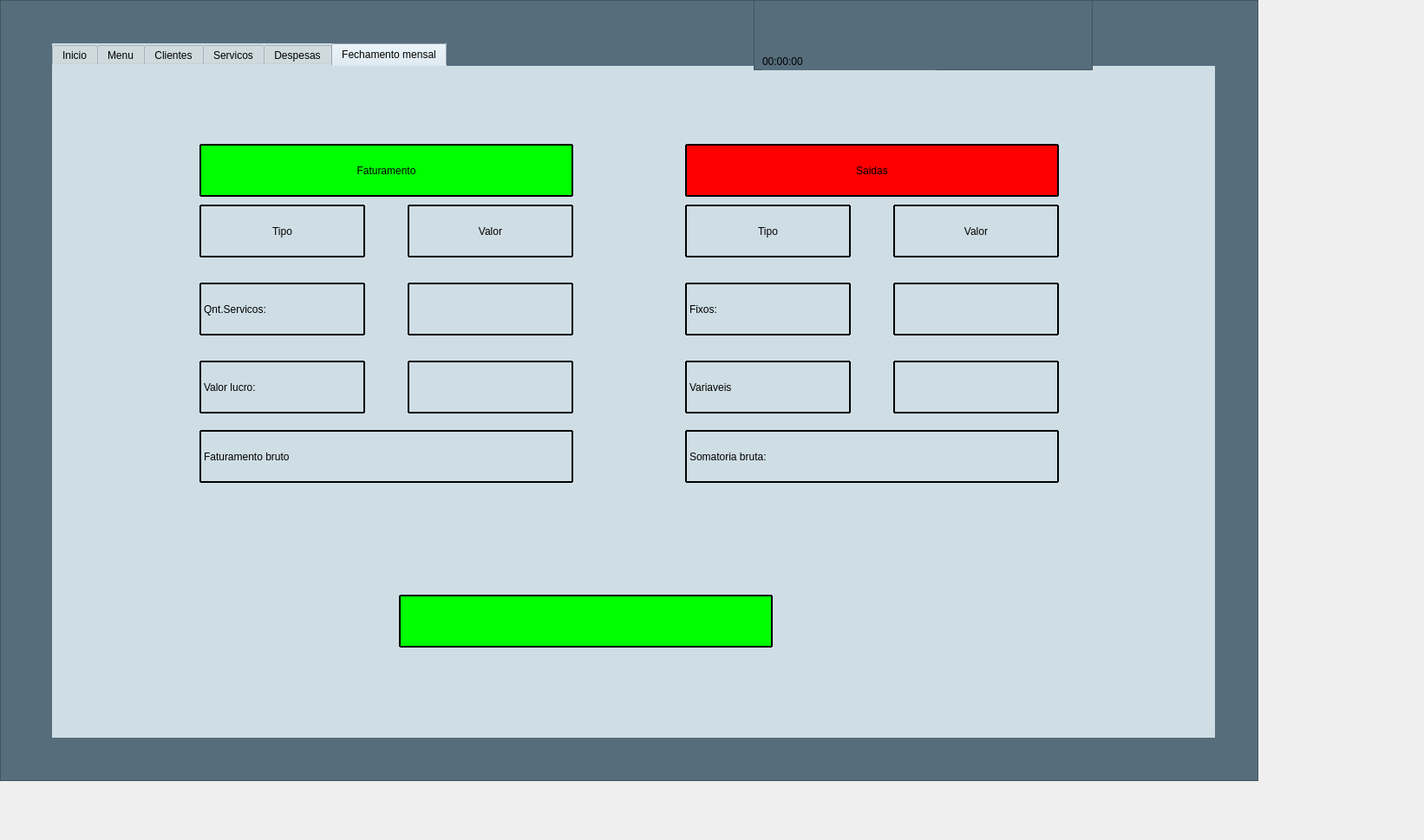
<?xml version="1.0" encoding="UTF-8"?>
<ui version="4.0">
 <class>MainWindow</class>
 <widget class="QMainWindow" name="MainWindow">
  <property name="geometry">
   <rect>
    <x>0</x>
    <y>0</y>
    <width>1642</width>
    <height>969</height>
   </rect>
  </property>
  <property name="windowTitle">
   <string>MainWindow</string>
  </property>
  <property name="styleSheet">
   <string notr="true"/>
  </property>
  <widget class="QWidget" name="centralwidget">
   <property name="styleSheet">
    <string notr="true">QPushButton {
    background-color: #3498db;
    border-radius: 10px;
    color: white;
    padding: 10px 20px;
    font-size: 18px;
    text-align: center;
    text-decoration: none;
    display: inline-block;
    margin: 4px 2px;
    cursor: pointer;
}

QPushButton:hover {
    background-color: #3cb0fd;
}</string>
   </property>
   <widget class="QFrame" name="frame">
    <property name="geometry">
     <rect>
      <x>0</x>
      <y>0</y>
      <width>1451</width>
      <height>901</height>
     </rect>
    </property>
    <property name="styleSheet">
     <string notr="true">
background-color: rgba(86,109,124,255);</string>
    </property>
    <property name="frameShape">
     <enum>QFrame::StyledPanel</enum>
    </property>
    <property name="frameShadow">
     <enum>QFrame::Raised</enum>
    </property>
    <widget class="QTabWidget" name="tabWidget">
     <property name="geometry">
      <rect>
       <x>60</x>
       <y>50</y>
       <width>1341</width>
       <height>801</height>
      </rect>
     </property>
     <property name="styleSheet">
      <string notr="true">font: 19pt &quot;MS Sans Serif&quot;;
background-color: rgba(207,222,229,255);
border-radius: 1px;
border-width:2px;</string>
     </property>
     <property name="currentIndex">
      <number>5</number>
     </property>
     <widget class="QWidget" name="tab_13">
      <attribute name="title">
       <string>Inicio</string>
      </attribute>
      <widget class="QLabel" name="label_8">
       <property name="geometry">
        <rect>
         <x>0</x>
         <y>0</y>
         <width>1341</width>
         <height>761</height>
        </rect>
       </property>
       <property name="whatsThis">
        <string>&lt;html&gt;&lt;head/&gt;&lt;body&gt;&lt;p align=&quot;center&quot;&gt;dssdf&lt;/p&gt;&lt;/body&gt;&lt;/html&gt;</string>
       </property>
       <property name="styleSheet">
        <string notr="true">background-color: #3498db;

</string>
       </property>
       <property name="text">
        <string>&lt;html&gt;&lt;head/&gt;&lt;body&gt;&lt;p align=&quot;center&quot;&gt;&lt;span style=&quot; font-size:48pt; font-weight:600; color:#ffffff;&quot;&gt;PYTSHOP&lt;/span&gt;&lt;/p&gt;&lt;p align=&quot;center&quot;&gt;&lt;span style=&quot; font-size:24pt; color:#ffffff;&quot;&gt;Sistema de gerenciamento&lt;/span&gt;&lt;/p&gt;&lt;p align=&quot;center&quot;&gt;&lt;span style=&quot; font-size:24pt; color:#ffffff;&quot;&gt;PETSHOP&lt;/span&gt;&lt;/p&gt;&lt;p align=&quot;center&quot;&gt;&lt;br/&gt;&lt;/p&gt;&lt;/body&gt;&lt;/html&gt;</string>
       </property>
      </widget>
     </widget>
     <widget class="QWidget" name="tab_2">
      <attribute name="title">
       <string>Menu</string>
      </attribute>
      <widget class="QTableWidget" name="tableWidget">
       <property name="geometry">
        <rect>
         <x>730</x>
         <y>50</y>
         <width>611</width>
         <height>221</height>
        </rect>
       </property>
       <property name="styleSheet">
        <string notr="true">QTableView {
    background-color: #3498db;
}

QTableView::item {
    background-color: #3498db;
    color: white;
}</string>
       </property>
       <attribute name="horizontalHeaderDefaultSectionSize">
        <number>130</number>
       </attribute>
       <attribute name="horizontalHeaderShowSortIndicator" stdset="0">
        <bool>false</bool>
       </attribute>
       <attribute name="horizontalHeaderStretchLastSection">
        <bool>true</bool>
       </attribute>
       <column>
        <property name="text">
         <string>id</string>
        </property>
       </column>
       <column>
        <property name="text">
         <string>nome</string>
        </property>
       </column>
       <column>
        <property name="text">
         <string>data</string>
        </property>
       </column>
       <column>
        <property name="text">
         <string>hora</string>
        </property>
       </column>
      </widget>
      <widget class="QLabel" name="label_18">
       <property name="geometry">
        <rect>
         <x>-10</x>
         <y>0</y>
         <width>1351</width>
         <height>51</height>
        </rect>
       </property>
       <property name="whatsThis">
        <string>&lt;html&gt;&lt;head/&gt;&lt;body&gt;&lt;p align=&quot;center&quot;&gt;dssdf&lt;/p&gt;&lt;/body&gt;&lt;/html&gt;</string>
       </property>
       <property name="styleSheet">
        <string notr="true">background-color: #3498db;
</string>
       </property>
       <property name="text">
        <string>&lt;html&gt;&lt;head/&gt;&lt;body&gt;&lt;p align=&quot;center&quot;&gt;&lt;span style=&quot; font-size:48pt; font-weight:600; color:#ffffff;&quot;&gt;PYTSHOP&lt;/span&gt;&lt;/p&gt;&lt;p align=&quot;center&quot;&gt;&lt;span style=&quot; font-size:24pt; color:#ffffff;&quot;&gt;Sistema de gerenciamento&lt;/span&gt;&lt;/p&gt;&lt;p align=&quot;center&quot;&gt;&lt;span style=&quot; font-size:24pt; color:#ffffff;&quot;&gt;PETSHOP&lt;/span&gt;&lt;/p&gt;&lt;p align=&quot;center&quot;&gt;&lt;br/&gt;&lt;/p&gt;&lt;/body&gt;&lt;/html&gt;</string>
       </property>
      </widget>
      <widget class="QPushButton" name="btnPesquisar_2">
       <property name="geometry">
        <rect>
         <x>730</x>
         <y>270</y>
         <width>161</width>
         <height>51</height>
        </rect>
       </property>
       <property name="styleSheet">
        <string notr="true">QPushButton {
    background-color: #3498db;
    border-radius: 10px;
    color: white;
    padding: 10px 20px;
    font-size: 18px;
    text-align: center;
    text-decoration: none;
    display: inline-block;
    margin: 4px 2px;
    cursor: pointer;
}

QPushButton:hover {
    background-color: #3cb0fd;
}</string>
       </property>
       <property name="text">
        <string>concluido</string>
       </property>
      </widget>
      <widget class="QPushButton" name="btnAtualizar_3">
       <property name="geometry">
        <rect>
         <x>900</x>
         <y>270</y>
         <width>161</width>
         <height>51</height>
        </rect>
       </property>
       <property name="styleSheet">
        <string notr="true">QPushButton {
    background-color: #3498db;
    border-radius: 10px;
    color: white;
    padding: 10px 20px;
    font-size: 18px;
    text-align: center;
    text-decoration: none;
    display: inline-block;
    margin: 4px 2px;
    cursor: pointer;
}

QPushButton:hover {
    background-color: #3cb0fd;
}</string>
       </property>
       <property name="text">
        <string>Atualizar</string>
       </property>
      </widget>
      <widget class="QFrame" name="frame_4">
       <property name="geometry">
        <rect>
         <x>60</x>
         <y>100</y>
         <width>511</width>
         <height>431</height>
        </rect>
       </property>
       <property name="styleSheet">
        <string notr="true">QFrame{
background-color: rgb(255, 255, 255);
border-radius:20px;
border: 2px solid #000000;
}</string>
       </property>
       <property name="frameShape">
        <enum>QFrame::StyledPanel</enum>
       </property>
       <property name="frameShadow">
        <enum>QFrame::Raised</enum>
       </property>
       <layout class="QVBoxLayout" name="verticalLayout_6" stretch="1,5">
        <item>
         <widget class="QLabel" name="label_6">
          <property name="styleSheet">
           <string notr="true">QLabel{

border: none;
}</string>
          </property>
          <property name="text">
           <string>Grafico de vendas(Mensal) em R$</string>
          </property>
          <property name="alignment">
           <set>Qt::AlignCenter</set>
          </property>
         </widget>
        </item>
        <item>
         <layout class="QVBoxLayout" name="grafica_um"/>
        </item>
       </layout>
      </widget>
      <widget class="QLabel" name="label_2">
       <property name="geometry">
        <rect>
         <x>30</x>
         <y>60</y>
         <width>591</width>
         <height>31</height>
        </rect>
       </property>
       <property name="text">
        <string>O grafico será atualido quando o programa reiniciar</string>
       </property>
      </widget>
     </widget>
     <widget class="QWidget" name="tab_10">
      <attribute name="title">
       <string>Clientes</string>
      </attribute>
      <widget class="QTableWidget" name="tabelaClientes">
       <property name="geometry">
        <rect>
         <x>0</x>
         <y>20</y>
         <width>1331</width>
         <height>521</height>
        </rect>
       </property>
       <property name="contextMenuPolicy">
        <enum>Qt::CustomContextMenu</enum>
       </property>
       <property name="styleSheet">
        <string notr="true">QTableView {
    background-color: #3498db;
}

QTableView::item {
    background-color: #3498db;
    color: white;
}</string>
       </property>
       <attribute name="horizontalHeaderDefaultSectionSize">
        <number>140</number>
       </attribute>
       <attribute name="horizontalHeaderStretchLastSection">
        <bool>true</bool>
       </attribute>
       <attribute name="verticalHeaderDefaultSectionSize">
        <number>30</number>
       </attribute>
       <column>
        <property name="text">
         <string>Id</string>
        </property>
        <property name="textAlignment">
         <set>AlignLeading|AlignVCenter</set>
        </property>
       </column>
       <column>
        <property name="text">
         <string>nome</string>
        </property>
       </column>
       <column>
        <property name="text">
         <string>tipodopet</string>
        </property>
       </column>
       <column>
        <property name="text">
         <string>wats</string>
        </property>
       </column>
       <column>
        <property name="text">
         <string>nome</string>
        </property>
       </column>
       <column>
        <property name="text">
         <string>cpf</string>
        </property>
       </column>
       <column>
        <property name="text">
         <string>UF</string>
        </property>
       </column>
       <column>
        <property name="text">
         <string>endereco</string>
        </property>
       </column>
       <column>
        <property name="text">
         <string>numero</string>
        </property>
       </column>
       <column>
        <property name="text">
         <string>sobrenome</string>
        </property>
       </column>
      </widget>
      <widget class="QFrame" name="frame_6">
       <property name="geometry">
        <rect>
         <x>40</x>
         <y>690</y>
         <width>1211</width>
         <height>66</height>
        </rect>
       </property>
       <property name="frameShape">
        <enum>QFrame::StyledPanel</enum>
       </property>
       <property name="frameShadow">
        <enum>QFrame::Raised</enum>
       </property>
       <layout class="QHBoxLayout" name="horizontalLayout_5">
        <item>
         <widget class="QPushButton" name="btnDeleteClientes">
          <property name="styleSheet">
           <string notr="true">QPushButton {
    background-color: #3498db;
    border-radius: 10px;
    color: white;
    padding: 10px 20px;
    font-size: 18px;
    text-align: center;
    text-decoration: none;
    display: inline-block;
    margin: 4px 2px;
    cursor: pointer;
}

QPushButton:hover {
    background-color: #3cb0fd;
}</string>
          </property>
          <property name="text">
           <string>Deletar</string>
          </property>
         </widget>
        </item>
        <item>
         <widget class="QPushButton" name="btnGerarExelClientes">
          <property name="styleSheet">
           <string notr="true">QPushButton {
    background-color: #3498db;
    border-radius: 10px;
    color: white;
    padding: 10px 20px;
    font-size: 18px;
    text-align: center;
    text-decoration: none;
    display: inline-block;
    margin: 4px 2px;
    cursor: pointer;
}

QPushButton:hover {
    background-color: #3cb0fd;
}</string>
          </property>
          <property name="text">
           <string>Gerar Exel</string>
          </property>
         </widget>
        </item>
        <item>
         <widget class="QPushButton" name="btnInserirClientes">
          <property name="styleSheet">
           <string notr="true">QPushButton {
    background-color: #3498db;
    border-radius: 10px;
    color: white;
    padding: 10px 20px;
    font-size: 18px;
    text-align: center;
    text-decoration: none;
    display: inline-block;
    margin: 4px 2px;
    cursor: pointer;
}

QPushButton:hover {
    background-color: #3cb0fd;
}</string>
          </property>
          <property name="text">
           <string>Inserir</string>
          </property>
         </widget>
        </item>
        <item>
         <widget class="QPushButton" name="btnLimparClientes">
          <property name="styleSheet">
           <string notr="true">QPushButton {
    background-color: #3498db;
    border-radius: 10px;
    color: white;
    padding: 10px 20px;
    font-size: 18px;
    text-align: center;
    text-decoration: none;
    display: inline-block;
    margin: 4px 2px;
    cursor: pointer;
}

QPushButton:hover {
    background-color: #3cb0fd;
}</string>
          </property>
          <property name="text">
           <string>Limpar</string>
          </property>
         </widget>
        </item>
        <item>
         <widget class="QPushButton" name="btnEditarClientes">
          <property name="styleSheet">
           <string notr="true">QPushButton {
    background-color: #3498db;
    border-radius: 10px;
    color: white;
    padding: 10px 20px;
    font-size: 18px;
    text-align: center;
    text-decoration: none;
    display: inline-block;
    margin: 4px 2px;
    cursor: pointer;
}

QPushButton:hover {
    background-color: #3cb0fd;
}</string>
          </property>
          <property name="text">
           <string>Editar</string>
          </property>
         </widget>
        </item>
       </layout>
      </widget>
      <widget class="QPushButton" name="btnPesquisarClientes">
       <property name="geometry">
        <rect>
         <x>940</x>
         <y>600</y>
         <width>161</width>
         <height>51</height>
        </rect>
       </property>
       <property name="styleSheet">
        <string notr="true">QPushButton {
    background-color: #3498db;
    border-radius: 10px;
    color: white;
    padding: 10px 20px;
    font-size: 18px;
    text-align: center;
    text-decoration: none;
    display: inline-block;
    margin: 4px 2px;
    cursor: pointer;
}

QPushButton:hover {
    background-color: #3cb0fd;
}</string>
       </property>
       <property name="text">
        <string>Pesquisar</string>
       </property>
      </widget>
      <widget class="QLineEdit" name="inputPesquisaClientes">
       <property name="geometry">
        <rect>
         <x>200</x>
         <y>600</y>
         <width>691</width>
         <height>51</height>
        </rect>
       </property>
       <property name="styleSheet">
        <string notr="true">border-radius: 15px;
border-style: outset;
border-width:2px;

    background-color: #fff;
</string>
       </property>
      </widget>
      <widget class="QPushButton" name="btnTodosClientes">
       <property name="geometry">
        <rect>
         <x>1120</x>
         <y>600</y>
         <width>161</width>
         <height>51</height>
        </rect>
       </property>
       <property name="styleSheet">
        <string notr="true">QPushButton {
    background-color: #3498db;
    border-radius: 10px;
    color: white;
    padding: 10px 20px;
    font-size: 18px;
    text-align: center;
    text-decoration: none;
    display: inline-block;
    margin: 4px 2px;
    cursor: pointer;
}

QPushButton:hover {
    background-color: #3cb0fd;
}</string>
       </property>
       <property name="text">
        <string>Todos</string>
       </property>
      </widget>
     </widget>
     <widget class="QWidget" name="tab_11">
      <attribute name="title">
       <string>Servicos</string>
      </attribute>
      <widget class="QLineEdit" name="inputPesquisaServicos">
       <property name="geometry">
        <rect>
         <x>200</x>
         <y>600</y>
         <width>691</width>
         <height>51</height>
        </rect>
       </property>
       <property name="styleSheet">
        <string notr="true">border-radius: 15px;
border-style: outset;
border-width:2px;
    background-color: #fff;
</string>
       </property>
      </widget>
      <widget class="QFrame" name="frame_7">
       <property name="geometry">
        <rect>
         <x>40</x>
         <y>690</y>
         <width>1211</width>
         <height>66</height>
        </rect>
       </property>
       <property name="frameShape">
        <enum>QFrame::StyledPanel</enum>
       </property>
       <property name="frameShadow">
        <enum>QFrame::Raised</enum>
       </property>
       <layout class="QHBoxLayout" name="horizontalLayout_6">
        <item>
         <widget class="QPushButton" name="btnDeleteServicos">
          <property name="styleSheet">
           <string notr="true">QPushButton {
    background-color: #3498db;
    border-radius: 10px;
    color: white;
    padding: 10px 20px;
    font-size: 18px;
    text-align: center;
    text-decoration: none;
    display: inline-block;
    margin: 4px 2px;
    cursor: pointer;
}

QPushButton:hover {
    background-color: #3cb0fd;
}</string>
          </property>
          <property name="text">
           <string>Deletar</string>
          </property>
         </widget>
        </item>
        <item>
         <widget class="QPushButton" name="btnGerarExelServicos">
          <property name="styleSheet">
           <string notr="true">QPushButton {
    background-color: #3498db;
    border-radius: 10px;
    color: white;
    padding: 10px 20px;
    font-size: 18px;
    text-align: center;
    text-decoration: none;
    display: inline-block;
    margin: 4px 2px;
    cursor: pointer;
}

QPushButton:hover {
    background-color: #3cb0fd;
}</string>
          </property>
          <property name="text">
           <string>Gerar Exel</string>
          </property>
         </widget>
        </item>
        <item>
         <widget class="QPushButton" name="btnInserirServicos">
          <property name="styleSheet">
           <string notr="true">QPushButton {
    background-color: #3498db;
    border-radius: 10px;
    color: white;
    padding: 10px 20px;
    font-size: 18px;
    text-align: center;
    text-decoration: none;
    display: inline-block;
    margin: 4px 2px;
    cursor: pointer;
}

QPushButton:hover {
    background-color: #3cb0fd;
}</string>
          </property>
          <property name="text">
           <string>Inserir</string>
          </property>
         </widget>
        </item>
        <item>
         <widget class="QPushButton" name="btnLimparServicos">
          <property name="styleSheet">
           <string notr="true">QPushButton {
    background-color: #3498db;
    border-radius: 10px;
    color: white;
    padding: 10px 20px;
    font-size: 18px;
    text-align: center;
    text-decoration: none;
    display: inline-block;
    margin: 4px 2px;
    cursor: pointer;
}

QPushButton:hover {
    background-color: #3cb0fd;
}</string>
          </property>
          <property name="text">
           <string>Limpar</string>
          </property>
         </widget>
        </item>
        <item>
         <widget class="QPushButton" name="btnEditarServicos">
          <property name="styleSheet">
           <string notr="true">QPushButton {
    background-color: #3498db;
    border-radius: 10px;
    color: white;
    padding: 10px 20px;
    font-size: 18px;
    text-align: center;
    text-decoration: none;
    display: inline-block;
    margin: 4px 2px;
    cursor: pointer;
}

QPushButton:hover {
    background-color: #3cb0fd;
}</string>
          </property>
          <property name="text">
           <string>Editar</string>
          </property>
         </widget>
        </item>
       </layout>
      </widget>
      <widget class="QPushButton" name="btnPesquisarServicos">
       <property name="geometry">
        <rect>
         <x>940</x>
         <y>600</y>
         <width>161</width>
         <height>51</height>
        </rect>
       </property>
       <property name="styleSheet">
        <string notr="true">QPushButton {
    background-color: #3498db;
    border-radius: 10px;
    color: white;
    padding: 10px 20px;
    font-size: 18px;
    text-align: center;
    text-decoration: none;
    display: inline-block;
    margin: 4px 2px;
    cursor: pointer;
}

QPushButton:hover {
    background-color: #3cb0fd;
}</string>
       </property>
       <property name="text">
        <string>Pesquisar</string>
       </property>
      </widget>
      <widget class="QTableWidget" name="tabelaServicos">
       <property name="geometry">
        <rect>
         <x>10</x>
         <y>20</y>
         <width>1331</width>
         <height>521</height>
        </rect>
       </property>
       <property name="contextMenuPolicy">
        <enum>Qt::CustomContextMenu</enum>
       </property>
       <property name="styleSheet">
        <string notr="true">QTableView {
    background-color: #3498db;
}

QTableView::item {
    background-color: #3498db;
    color: white;
}</string>
       </property>
       <property name="showGrid">
        <bool>true</bool>
       </property>
       <property name="sortingEnabled">
        <bool>false</bool>
       </property>
       <property name="wordWrap">
        <bool>true</bool>
       </property>
       <attribute name="horizontalHeaderDefaultSectionSize">
        <number>150</number>
       </attribute>
       <attribute name="horizontalHeaderShowSortIndicator" stdset="0">
        <bool>false</bool>
       </attribute>
       <attribute name="horizontalHeaderStretchLastSection">
        <bool>true</bool>
       </attribute>
       <attribute name="verticalHeaderCascadingSectionResizes">
        <bool>false</bool>
       </attribute>
       <attribute name="verticalHeaderHighlightSections">
        <bool>false</bool>
       </attribute>
       <attribute name="verticalHeaderShowSortIndicator" stdset="0">
        <bool>false</bool>
       </attribute>
       <attribute name="verticalHeaderStretchLastSection">
        <bool>false</bool>
       </attribute>
       <column>
        <property name="text">
         <string>id</string>
        </property>
       </column>
       <column>
        <property name="text">
         <string>Id_cliente</string>
        </property>
       </column>
       <column>
        <property name="text">
         <string>Servico</string>
        </property>
       </column>
       <column>
        <property name="text">
         <string>Pagamento</string>
        </property>
       </column>
       <column>
        <property name="text">
         <string>Total</string>
        </property>
        <property name="textAlignment">
         <set>AlignLeading|AlignVCenter</set>
        </property>
       </column>
       <column>
        <property name="text">
         <string>agendado</string>
        </property>
       </column>
       <column>
        <property name="text">
         <string>Data agnd</string>
        </property>
       </column>
       <column>
        <property name="text">
         <string>hora</string>
        </property>
       </column>
       <column>
        <property name="text">
         <string>descricao</string>
        </property>
       </column>
      </widget>
      <widget class="QPushButton" name="btnTodosServicos">
       <property name="geometry">
        <rect>
         <x>1120</x>
         <y>600</y>
         <width>161</width>
         <height>51</height>
        </rect>
       </property>
       <property name="styleSheet">
        <string notr="true">QPushButton {
    background-color: #3498db;
    border-radius: 10px;
    color: white;
    padding: 10px 20px;
    font-size: 18px;
    text-align: center;
    text-decoration: none;
    display: inline-block;
    margin: 4px 2px;
    cursor: pointer;
}

QPushButton:hover {
    background-color: #3cb0fd;
}</string>
       </property>
       <property name="text">
        <string>Todos</string>
       </property>
      </widget>
     </widget>
     <widget class="QWidget" name="tab_12">
      <attribute name="title">
       <string>Despesas</string>
      </attribute>
      <widget class="QPushButton" name="btnTodosDespesa">
       <property name="geometry">
        <rect>
         <x>1120</x>
         <y>600</y>
         <width>161</width>
         <height>51</height>
        </rect>
       </property>
       <property name="styleSheet">
        <string notr="true">QPushButton {
    background-color: #3498db;
    border-radius: 10px;
    color: white;
    padding: 10px 20px;
    font-size: 18px;
    text-align: center;
    text-decoration: none;
    display: inline-block;
    margin: 4px 2px;
    cursor: pointer;
}

QPushButton:hover {
    background-color: #3cb0fd;
}</string>
       </property>
       <property name="text">
        <string>Todos</string>
       </property>
      </widget>
      <widget class="QPushButton" name="btnPesquisarDespesa">
       <property name="geometry">
        <rect>
         <x>940</x>
         <y>600</y>
         <width>161</width>
         <height>51</height>
        </rect>
       </property>
       <property name="styleSheet">
        <string notr="true">QPushButton {
    background-color: #3498db;
    border-radius: 10px;
    color: white;
    padding: 10px 20px;
    font-size: 18px;
    text-align: center;
    text-decoration: none;
    display: inline-block;
    margin: 4px 2px;
    cursor: pointer;
}

QPushButton:hover {
    background-color: #3cb0fd;
}</string>
       </property>
       <property name="text">
        <string>Pesquisar</string>
       </property>
      </widget>
      <widget class="QLineEdit" name="inputPesquisaDespesa">
       <property name="geometry">
        <rect>
         <x>200</x>
         <y>600</y>
         <width>691</width>
         <height>51</height>
        </rect>
       </property>
       <property name="styleSheet">
        <string notr="true">border-radius: 15px;
border-style: outset;
border-width:2px;
background-color: rgb(170, 255, 255);

    background-color: #fff;</string>
       </property>
      </widget>
      <widget class="QFrame" name="frame_10">
       <property name="geometry">
        <rect>
         <x>40</x>
         <y>690</y>
         <width>1211</width>
         <height>66</height>
        </rect>
       </property>
       <property name="frameShape">
        <enum>QFrame::StyledPanel</enum>
       </property>
       <property name="frameShadow">
        <enum>QFrame::Raised</enum>
       </property>
       <layout class="QHBoxLayout" name="horizontalLayout_9">
        <item>
         <widget class="QPushButton" name="btnDeleteDespesa">
          <property name="styleSheet">
           <string notr="true">QPushButton {
    background-color: #3498db;
    border-radius: 10px;
    color: white;
    padding: 10px 20px;
    font-size: 18px;
    text-align: center;
    text-decoration: none;
    display: inline-block;
    margin: 4px 2px;
    cursor: pointer;
}

QPushButton:hover {
    background-color: #3cb0fd;
}</string>
          </property>
          <property name="text">
           <string>Deletar</string>
          </property>
         </widget>
        </item>
        <item>
         <widget class="QPushButton" name="btnGerarExelDespesa">
          <property name="styleSheet">
           <string notr="true">QPushButton {
    background-color: #3498db;
    border-radius: 10px;
    color: white;
    padding: 10px 20px;
    font-size: 18px;
    text-align: center;
    text-decoration: none;
    display: inline-block;
    margin: 4px 2px;
    cursor: pointer;
}

QPushButton:hover {
    background-color: #3cb0fd;
}</string>
          </property>
          <property name="text">
           <string>Gerar Exel</string>
          </property>
         </widget>
        </item>
        <item>
         <widget class="QPushButton" name="btnInserirDespesa">
          <property name="styleSheet">
           <string notr="true">QPushButton {
    background-color: #3498db;
    border-radius: 10px;
    color: white;
    padding: 10px 20px;
    font-size: 18px;
    text-align: center;
    text-decoration: none;
    display: inline-block;
    margin: 4px 2px;
    cursor: pointer;
}

QPushButton:hover {
    background-color: #3cb0fd;
}</string>
          </property>
          <property name="text">
           <string>Inserir</string>
          </property>
         </widget>
        </item>
        <item>
         <widget class="QPushButton" name="btnLimparDespesa">
          <property name="styleSheet">
           <string notr="true">QPushButton {
    background-color: #3498db;
    border-radius: 10px;
    color: white;
    padding: 10px 20px;
    font-size: 18px;
    text-align: center;
    text-decoration: none;
    display: inline-block;
    margin: 4px 2px;
    cursor: pointer;
}

QPushButton:hover {
    background-color: #3cb0fd;
}</string>
          </property>
          <property name="text">
           <string>Limpar</string>
          </property>
         </widget>
        </item>
        <item>
         <widget class="QPushButton" name="btnEditarDespesa">
          <property name="styleSheet">
           <string notr="true">QPushButton {
    background-color: #3498db;
    border-radius: 10px;
    color: white;
    padding: 10px 20px;
    font-size: 18px;
    text-align: center;
    text-decoration: none;
    display: inline-block;
    margin: 4px 2px;
    cursor: pointer;
}

QPushButton:hover {
    background-color: #3cb0fd;
}</string>
          </property>
          <property name="text">
           <string>Editar</string>
          </property>
         </widget>
        </item>
       </layout>
      </widget>
      <widget class="QTableWidget" name="tabelaDespesa">
       <property name="geometry">
        <rect>
         <x>10</x>
         <y>20</y>
         <width>1321</width>
         <height>521</height>
        </rect>
       </property>
       <property name="contextMenuPolicy">
        <enum>Qt::CustomContextMenu</enum>
       </property>
       <property name="styleSheet">
        <string notr="true">QTableView {
    background-color: #3498db;
}

QTableView::item {
    background-color: #3498db;
    color: white;
}</string>
       </property>
       <property name="showGrid">
        <bool>true</bool>
       </property>
       <property name="sortingEnabled">
        <bool>false</bool>
       </property>
       <property name="wordWrap">
        <bool>true</bool>
       </property>
       <attribute name="horizontalHeaderDefaultSectionSize">
        <number>150</number>
       </attribute>
       <attribute name="horizontalHeaderShowSortIndicator" stdset="0">
        <bool>false</bool>
       </attribute>
       <attribute name="horizontalHeaderStretchLastSection">
        <bool>true</bool>
       </attribute>
       <attribute name="verticalHeaderCascadingSectionResizes">
        <bool>false</bool>
       </attribute>
       <attribute name="verticalHeaderHighlightSections">
        <bool>false</bool>
       </attribute>
       <attribute name="verticalHeaderShowSortIndicator" stdset="0">
        <bool>false</bool>
       </attribute>
       <attribute name="verticalHeaderStretchLastSection">
        <bool>false</bool>
       </attribute>
       <column>
        <property name="text">
         <string>id</string>
        </property>
       </column>
       <column>
        <property name="text">
         <string>despesas</string>
        </property>
       </column>
       <column>
        <property name="text">
         <string>tipo</string>
        </property>
       </column>
       <column>
        <property name="text">
         <string>agendado</string>
        </property>
       </column>
       <column>
        <property name="text">
         <string>valor</string>
        </property>
        <property name="textAlignment">
         <set>AlignLeading|AlignVCenter</set>
        </property>
       </column>
       <column>
        <property name="text">
         <string>status</string>
        </property>
       </column>
       <column>
        <property name="text">
         <string>Data </string>
        </property>
       </column>
      </widget>
     </widget>
     <widget class="QWidget" name="tab">
      <attribute name="title">
       <string>Fechamento mensal</string>
      </attribute>
      <widget class="QFrame" name="frame_2">
       <property name="geometry">
        <rect>
         <x>0</x>
         <y>0</y>
         <width>1351</width>
         <height>761</height>
        </rect>
       </property>
       <property name="frameShape">
        <enum>QFrame::StyledPanel</enum>
       </property>
       <property name="frameShadow">
        <enum>QFrame::Raised</enum>
       </property>
       <widget class="QFrame" name="frame_3">
        <property name="geometry">
         <rect>
          <x>170</x>
          <y>90</y>
          <width>431</width>
          <height>461</height>
         </rect>
        </property>
        <property name="styleSheet">
         <string notr="true"/>
        </property>
        <property name="frameShape">
         <enum>QFrame::StyledPanel</enum>
        </property>
        <property name="frameShadow">
         <enum>QFrame::Raised</enum>
        </property>
        <widget class="QLabel" name="label">
         <property name="geometry">
          <rect>
           <x>0</x>
           <y>0</y>
           <width>431</width>
           <height>61</height>
          </rect>
         </property>
         <property name="styleSheet">
          <string notr="true">background-color: rgb(0, 255, 0);
border-width:2px;
border-style:outset;
border-color:black;</string>
         </property>
         <property name="text">
          <string>Faturamento</string>
         </property>
         <property name="alignment">
          <set>Qt::AlignCenter</set>
         </property>
        </widget>
        <widget class="QLabel" name="label_3">
         <property name="geometry">
          <rect>
           <x>0</x>
           <y>70</y>
           <width>191</width>
           <height>61</height>
          </rect>
         </property>
         <property name="styleSheet">
          <string notr="true">
border-width:2px;
border-style:outset;
border-color:black;</string>
         </property>
         <property name="text">
          <string>Tipo</string>
         </property>
         <property name="alignment">
          <set>Qt::AlignCenter</set>
         </property>
        </widget>
        <widget class="QLabel" name="label_4">
         <property name="geometry">
          <rect>
           <x>240</x>
           <y>70</y>
           <width>191</width>
           <height>61</height>
          </rect>
         </property>
         <property name="styleSheet">
          <string notr="true">
border-width:2px;
border-style:outset;
border-color:black;</string>
         </property>
         <property name="text">
          <string>Valor</string>
         </property>
         <property name="alignment">
          <set>Qt::AlignCenter</set>
         </property>
        </widget>
        <widget class="QLabel" name="label_5">
         <property name="geometry">
          <rect>
           <x>0</x>
           <y>160</y>
           <width>191</width>
           <height>61</height>
          </rect>
         </property>
         <property name="styleSheet">
          <string notr="true">
border-width:2px;
border-style:outset;
border-color:black;</string>
         </property>
         <property name="text">
          <string>Qnt.Servicos:</string>
         </property>
        </widget>
        <widget class="QLabel" name="label_7">
         <property name="geometry">
          <rect>
           <x>0</x>
           <y>250</y>
           <width>191</width>
           <height>61</height>
          </rect>
         </property>
         <property name="styleSheet">
          <string notr="true">
border-width:2px;
border-style:outset;
border-color:black;</string>
         </property>
         <property name="text">
          <string>Valor lucro:</string>
         </property>
        </widget>
        <widget class="QLabel" name="entrada_bruta">
         <property name="geometry">
          <rect>
           <x>0</x>
           <y>330</y>
           <width>431</width>
           <height>61</height>
          </rect>
         </property>
         <property name="styleSheet">
          <string notr="true">
border-width:2px;
border-style:outset;
border-color:black;</string>
         </property>
         <property name="text">
          <string>Faturamento bruto</string>
         </property>
        </widget>
        <widget class="QLabel" name="qt_servicos">
         <property name="geometry">
          <rect>
           <x>240</x>
           <y>160</y>
           <width>191</width>
           <height>61</height>
          </rect>
         </property>
         <property name="styleSheet">
          <string notr="true">
border-width:2px;
border-style:outset;
border-color:black;</string>
         </property>
         <property name="text">
          <string/>
         </property>
        </widget>
        <widget class="QLabel" name="val_lucro">
         <property name="geometry">
          <rect>
           <x>240</x>
           <y>250</y>
           <width>191</width>
           <height>61</height>
          </rect>
         </property>
         <property name="styleSheet">
          <string notr="true">
border-width:2px;
border-style:outset;
border-color:black;</string>
         </property>
         <property name="text">
          <string/>
         </property>
        </widget>
       </widget>
       <widget class="QFrame" name="frame_5">
        <property name="geometry">
         <rect>
          <x>160</x>
          <y>600</y>
          <width>1001</width>
          <height>81</height>
         </rect>
        </property>
        <property name="styleSheet">
         <string notr="true"/>
        </property>
        <property name="frameShape">
         <enum>QFrame::StyledPanel</enum>
        </property>
        <property name="frameShadow">
         <enum>QFrame::Raised</enum>
        </property>
        <widget class="QLineEdit" name="lineEdit_10">
         <property name="geometry">
          <rect>
           <x>490</x>
           <y>20</y>
           <width>171</width>
           <height>41</height>
          </rect>
         </property>
         <property name="styleSheet">
          <string notr="true">
border-color:black;</string>
         </property>
        </widget>
        <widget class="QLabel" name="fat_total">
         <property name="geometry">
          <rect>
           <x>240</x>
           <y>10</y>
           <width>431</width>
           <height>61</height>
          </rect>
         </property>
         <property name="styleSheet">
          <string notr="true">background-color: rgb(0, 255, 0);
border-width:2px;
border-style:outset;
border-color:black;</string>
         </property>
         <property name="text">
          <string/>
         </property>
        </widget>
       </widget>
       <widget class="QFrame" name="frame_8">
        <property name="geometry">
         <rect>
          <x>730</x>
          <y>90</y>
          <width>431</width>
          <height>461</height>
         </rect>
        </property>
        <property name="styleSheet">
         <string notr="true"/>
        </property>
        <property name="frameShape">
         <enum>QFrame::StyledPanel</enum>
        </property>
        <property name="frameShadow">
         <enum>QFrame::Raised</enum>
        </property>
        <widget class="QLabel" name="label_13">
         <property name="geometry">
          <rect>
           <x>0</x>
           <y>0</y>
           <width>431</width>
           <height>61</height>
          </rect>
         </property>
         <property name="styleSheet">
          <string notr="true">background-color: rgb(255, 0, 0);
border-width:2px;
border-style:outset;
border-color:black;</string>
         </property>
         <property name="text">
          <string>Saidas</string>
         </property>
         <property name="alignment">
          <set>Qt::AlignCenter</set>
         </property>
        </widget>
        <widget class="QLabel" name="label_14">
         <property name="geometry">
          <rect>
           <x>0</x>
           <y>70</y>
           <width>191</width>
           <height>61</height>
          </rect>
         </property>
         <property name="styleSheet">
          <string notr="true">
border-width:2px;
border-style:outset;
border-color:black;</string>
         </property>
         <property name="text">
          <string>Tipo</string>
         </property>
         <property name="alignment">
          <set>Qt::AlignCenter</set>
         </property>
        </widget>
        <widget class="QLabel" name="label_15">
         <property name="geometry">
          <rect>
           <x>240</x>
           <y>70</y>
           <width>191</width>
           <height>61</height>
          </rect>
         </property>
         <property name="styleSheet">
          <string notr="true">
border-width:2px;
border-style:outset;
border-color:black;</string>
         </property>
         <property name="text">
          <string>Valor</string>
         </property>
         <property name="alignment">
          <set>Qt::AlignCenter</set>
         </property>
        </widget>
        <widget class="QLabel" name="label_16">
         <property name="geometry">
          <rect>
           <x>0</x>
           <y>160</y>
           <width>191</width>
           <height>61</height>
          </rect>
         </property>
         <property name="styleSheet">
          <string notr="true">
border-width:2px;
border-style:outset;
border-color:black;</string>
         </property>
         <property name="text">
          <string>Fixos:</string>
         </property>
        </widget>
        <widget class="QLabel" name="label_17">
         <property name="geometry">
          <rect>
           <x>0</x>
           <y>250</y>
           <width>191</width>
           <height>61</height>
          </rect>
         </property>
         <property name="styleSheet">
          <string notr="true">
border-width:2px;
border-style:outset;
border-color:black;</string>
         </property>
         <property name="text">
          <string>Variaveis</string>
         </property>
        </widget>
        <widget class="QLabel" name="saida_bruta">
         <property name="geometry">
          <rect>
           <x>0</x>
           <y>330</y>
           <width>431</width>
           <height>61</height>
          </rect>
         </property>
         <property name="styleSheet">
          <string notr="true">
border-width:2px;
border-style:outset;
border-color:black;</string>
         </property>
         <property name="text">
          <string>Somatoria bruta:</string>
         </property>
        </widget>
        <widget class="QLabel" name="variaveis">
         <property name="geometry">
          <rect>
           <x>240</x>
           <y>250</y>
           <width>191</width>
           <height>61</height>
          </rect>
         </property>
         <property name="styleSheet">
          <string notr="true">
border-width:2px;
border-style:outset;
border-color:black;</string>
         </property>
         <property name="text">
          <string/>
         </property>
        </widget>
        <widget class="QLabel" name="fixo">
         <property name="geometry">
          <rect>
           <x>240</x>
           <y>160</y>
           <width>191</width>
           <height>61</height>
          </rect>
         </property>
         <property name="styleSheet">
          <string notr="true">
border-width:2px;
border-style:outset;
border-color:black;</string>
         </property>
         <property name="text">
          <string/>
         </property>
        </widget>
       </widget>
      </widget>
     </widget>
    </widget>
    <widget class="QFrame" name="frame_9">
     <property name="geometry">
      <rect>
       <x>869</x>
       <y>0</y>
       <width>391</width>
       <height>81</height>
      </rect>
     </property>
     <property name="frameShape">
      <enum>QFrame::StyledPanel</enum>
     </property>
     <property name="frameShadow">
      <enum>QFrame::Raised</enum>
     </property>
     <widget class="QLabel" name="hora">
      <property name="geometry">
       <rect>
        <x>10</x>
        <y>50</y>
        <width>201</width>
        <height>41</height>
       </rect>
      </property>
      <property name="styleSheet">
       <string notr="true">font: 18pt &quot;MS Shell Dlg 2&quot;;
</string>
      </property>
      <property name="text">
       <string>00:00:00</string>
      </property>
     </widget>
    </widget>
   </widget>
  </widget>
 </widget>
 <resources/>
 <connections/>
</ui>
